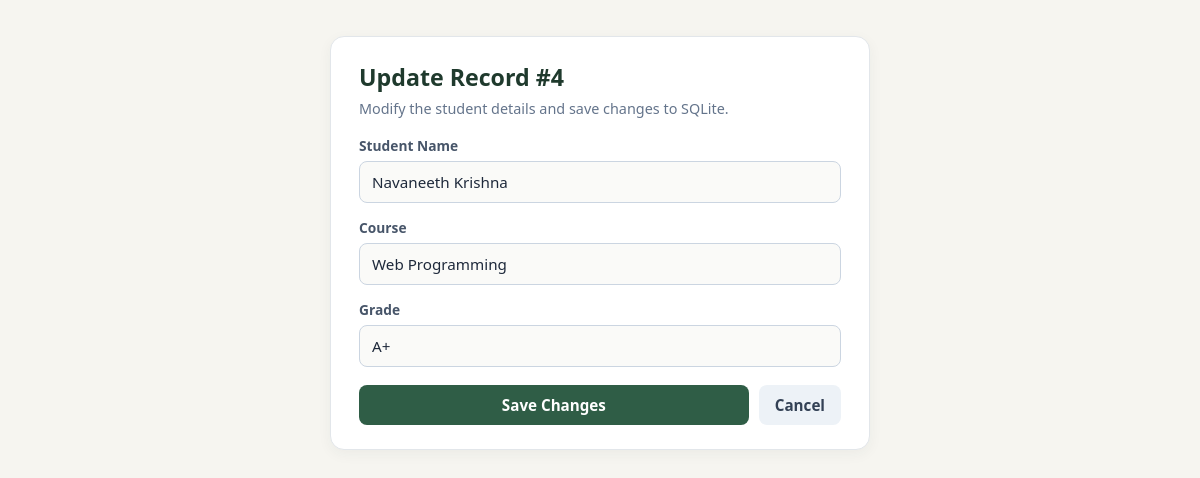
The app's page /edit/4 with its own data.
### tables this page shows
CREATE TABLE students (
                id INTEGER PRIMARY KEY AUTOINCREMENT,
                student_name TEXT NOT NULL,
                course TEXT NOT NULL,
                grade TEXT NOT NULL,
                updated_at TEXT NOT NULL
            );

### app.py (the view, shortened to what this page needs)
@app.route("/edit/<int:record_id>", methods=["GET", "POST"])
def edit_record(record_id):
    with get_db_connection() as conn:
        record = conn.execute(
            "SELECT id, student_name, course, grade, updated_at FROM students WHERE id = ?",
            (record_id,),
        ).fetchone()
        if not record:
            flash("Record not found.", "error")
            return redirect(url_for("index"))
    return render_template("edit.html", record=record)

### app.py (called while the page is built)
def get_db_connection():
    conn = sqlite3.connect(DB_PATH)
    conn.row_factory = sqlite3.Row
    return conn

### templates/edit.html (shortened to what this page needs)
<!DOCTYPE html>
<html lang="en">
<head>
</head>
<body>
  <div class="container">
    <div class="panel">
      <h1>Update Record #{{ record["id"] }}</h1>
      <p class="sub">Modify the student details and save changes to SQLite.</p>
      <form method="POST" action="{{ url_for('edit_record', record_id=record['id']) }}">
        <div class="form-group">
          <label for="student_name">Student Name</label>
          <input type="text" id="student_name" name="student_name" value="{{ record['student_name'] }}" required />
        </div>
        <div class="form-group">
          <label for="course">Course</label>
          <input type="text" id="course" name="course" value="{{ record['course'] }}" required />
        </div>
        <div class="form-group">
          <label for="grade">Grade</label>
          <input type="text" id="grade" name="grade" value="{{ record['grade'] }}" required />
        </div>
        <div class="btn-row">
          <button type="submit" class="btn-save">Save Changes</button>
          <a href="{{ url_for('index') }}" class="btn-cancel">Cancel</a>
        </div>
      </form>
    </div>
  </div>
</body>
</html>

### templates/edit.html (style rules this page uses)
* { box-sizing: border-box; margin: 0; padding: 0; font-family: 'Segoe UI', Tahoma, Geneva, Verdana, sans-serif; }
body { min-height: 100vh; background-color: #f6f5f0; color: #2b3440; padding: 36px 16px; }
.container { max-width: 540px; margin: 0 auto; }
.panel { background-color: #ffffff; border: 1px solid #e2e6ea; border-radius: 14px; padding: 24px 28px; box-shadow: 0 4px 14px rgba(43, 52, 64, 0.05); }
h1 { font-size: 1.45rem; color: #1f3a2d; margin-bottom: 6px; }
p.sub { font-size: 0.9rem; color: #64748b; margin-bottom: 18px; }
.form-group { margin-bottom: 15px; }
label { display: block; font-size: 0.86rem; font-weight: 600; color: #475569; margin-bottom: 6px; }
input { width: 100%; padding: 10px 12px; border: 1px solid #cbd5e1; border-radius: 8px; font-size: 0.95rem; background-color: #fafaf8; color: #1e293b; outline: none; }
.btn-row { display: flex; gap: 10px; margin-top: 18px; }
.btn-save { flex: 1; padding: 10px 16px; background-color: #2f5d46; color: #ffffff; border: none; border-radius: 8px; font-size: 0.95rem; font-weight: 600; cursor: pointer; }
.btn-cancel { text-decoration: none; padding: 10px 16px; background-color: #edf2f7; color: #334155; border-radius: 8px; font-size: 0.95rem; font-weight: 600; display: inline-flex; align-items: center; }

### records on screen
students: id "4", student_name "Navaneeth Krishna", course "Web Programming", grade "A+"
